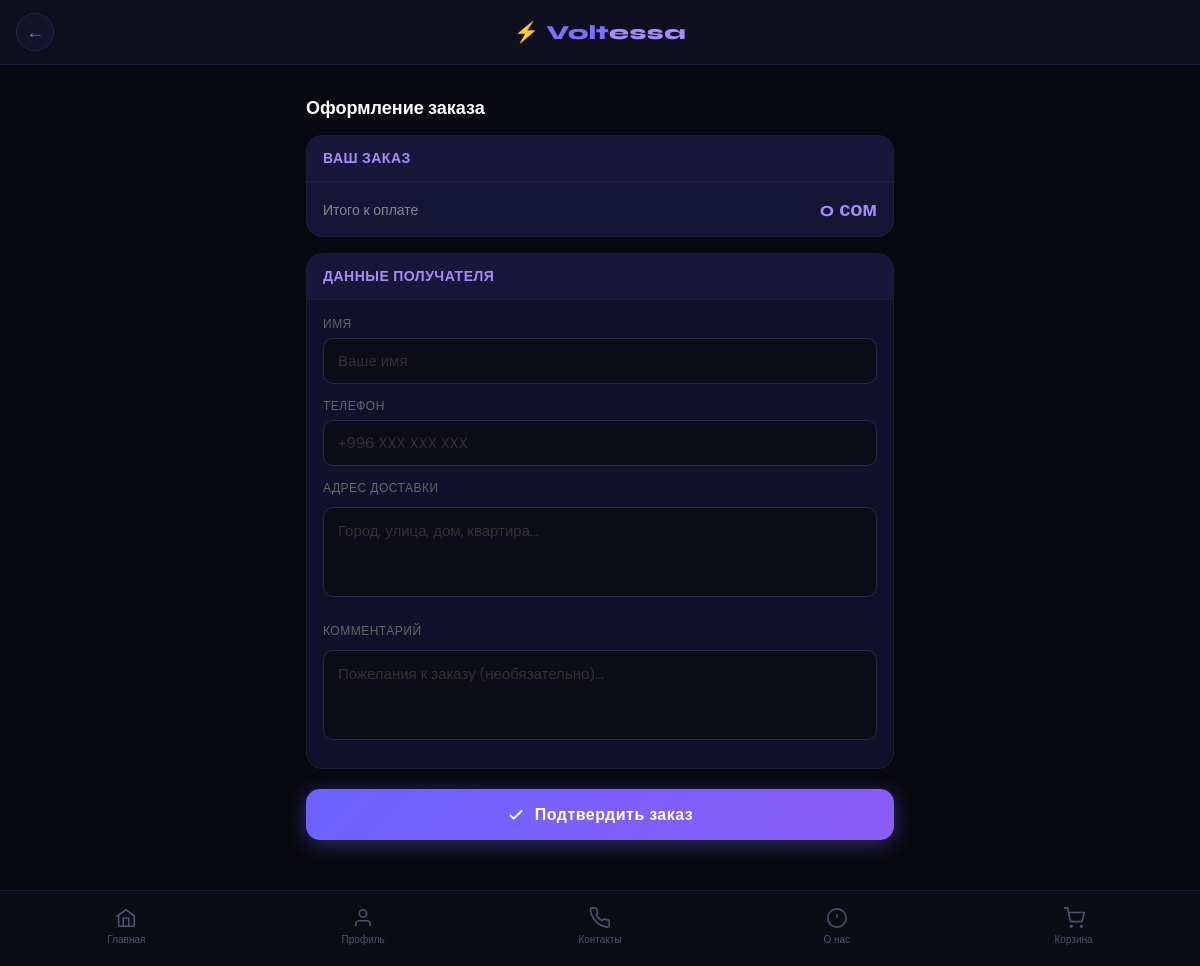
/checkout/ (signed in), run on an earlier commit of the app's database.
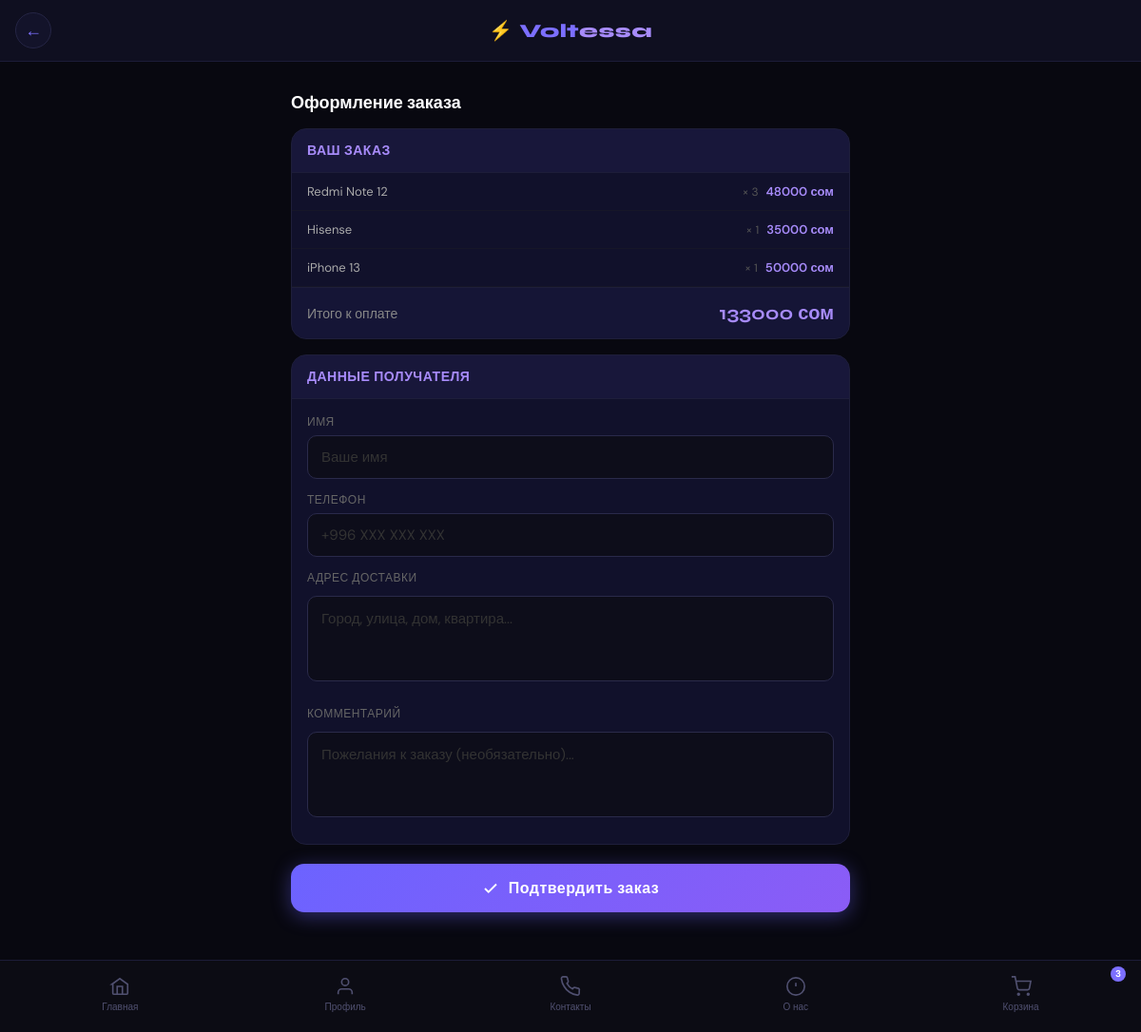
And on a later commit of the database.
### cart/models.py (models this page shows, shortened)
class CartItem(models.Model):
    cart = models.ForeignKey(Cart, on_delete=models.CASCADE, related_name='items')
    product = models.ForeignKey(Product, on_delete=models.CASCADE)
    quantity = models.PositiveIntegerField(default=1)
    def total_price(self):
        return self.product.final_price() * self.quantity

### products/models.py (models this page shows, shortened)
class Product(models.Model):
    name = models.CharField(max_length=200)
    slug = models.SlugField(unique=True)
    description = models.TextField()
    price = models.DecimalField(max_digits=10, decimal_places=2)
    discount_price = models.DecimalField(max_digits=10, decimal_places=2, null=True, blank=True)
    stock = models.PositiveIntegerField()
    category = models.ForeignKey(Category, on_delete=models.CASCADE)
    brand = models.ForeignKey(Brand, on_delete=models.CASCADE)
    image = models.ImageField(upload_to="products/")
    views_count = models.PositiveIntegerField(default=0)
    created_at = models.DateTimeField(auto_now_add=True)
    model_name = models.CharField(max_length=100, blank=True, verbose_name="Модель")
    power = models.CharField(max_length=50, blank=True, verbose_name="Мощность (Вт)")
    volume = models.CharField(max_length=50, blank=True, verbose_name="Объём (л)")
    warranty = models.CharField(max_length=50, blank=True, verbose_name="Гарантия")
    rating = models.FloatField(default=0.0, verbose_name="Рейтинг")
    def final_price(self):
        return self.discount_price if self.discount_price else self.price

### core/views.py (the view, shortened to what this page needs)
# urls.py: path('checkout/', views.checkout, name='checkout'),
@login_required
def checkout(request):
    cart, _ = Cart.objects.get_or_create(user=request.user)
    items = cart.items.select_related('product')
    total = sum(i.total_price() for i in items)
    return render(request, 'checkout.html', {'items': items, 'total': total})

### core/context_processors.py (called while the page is built)
def cart_count(request):
    if request.user.is_authenticated:
        try:
            cart = Cart.objects.get(user=request.user)
            count = cart.items.count()
        except Cart.DoesNotExist:
            count = 0
    else:
        count = 0
    return {'cart_count': count}

### core/templates/checkout.html (shortened to what this page needs)
{% extends 'base.html' %}
{% block content %}
<div class="checkout-page">
  <div class="page-title">Оформление заказа</div>
  <div class="summary-card">
    <div class="summary-header">Ваш заказ</div>
    {% for item in items %}
    <div class="summary-row">
      <span class="item-name">{{ item.product.name }}</span>
      <span class="item-qty">× {{ item.quantity }}</span>
      <span class="item-price">{{ item.total_price|floatformat:0 }} сом</span>
    </div>
    {% endfor %}
    <div class="summary-total">
      <span>Итого к оплате</span>
      <strong><em>{{ total|floatformat:0 }} сом</em></strong>
    </div>
  </div>
  <form method="post">
    <div class="form-card">
      <div class="form-section-title">Данные получателя</div>
      <div class="form-body">
        <div class="field-group">
          <label class="field-label">Имя</label>
          <input type="text" name="name" class="field-input" placeholder="Ваше имя" required>
        </div>
        <div class="field-group">
          <label class="field-label">Телефон</label>
          <input type="tel" name="phone" class="field-input" placeholder="+996 XXX XXX XXX" required>
        </div>
        <div class="field-group">
          <label class="field-label">Адрес доставки</label>
          <textarea name="address" class="field-input" placeholder="Город, улица, дом, квартира..." required></textarea>
        </div>
        <div class="field-group">
          <label class="field-label">Комментарий</label>
          <textarea name="comment" class="field-input" placeholder="Пожелания к заказу (необязательно)..."></textarea>
        </div>
      </div>
    </div>
    <button type="submit" class="confirm-btn">
      <svg width="18" height="18" viewBox="0 0 24 24" fill="none" stroke="currentColor" stroke-width="2.5"><polyline points="20,6 9,17 4,12"/></svg>
      Подтвердить заказ
    </button>
  </form>
</div>
{% endblock %}

What changed in the data, as far as the page shows it:
added CartItem: product.name "Redmi Note 12", quantity "3", total_price "48000"
added CartItem: product.name "Hisense", quantity "1", total_price "35000"
added CartItem: product.name "iPhone 13", quantity "1", total_price "50000"
Also different on the page:
{{ total|floatformat:0 }}: "0" → "133000"
{{ cart_count }}: (not shown) → "3"
